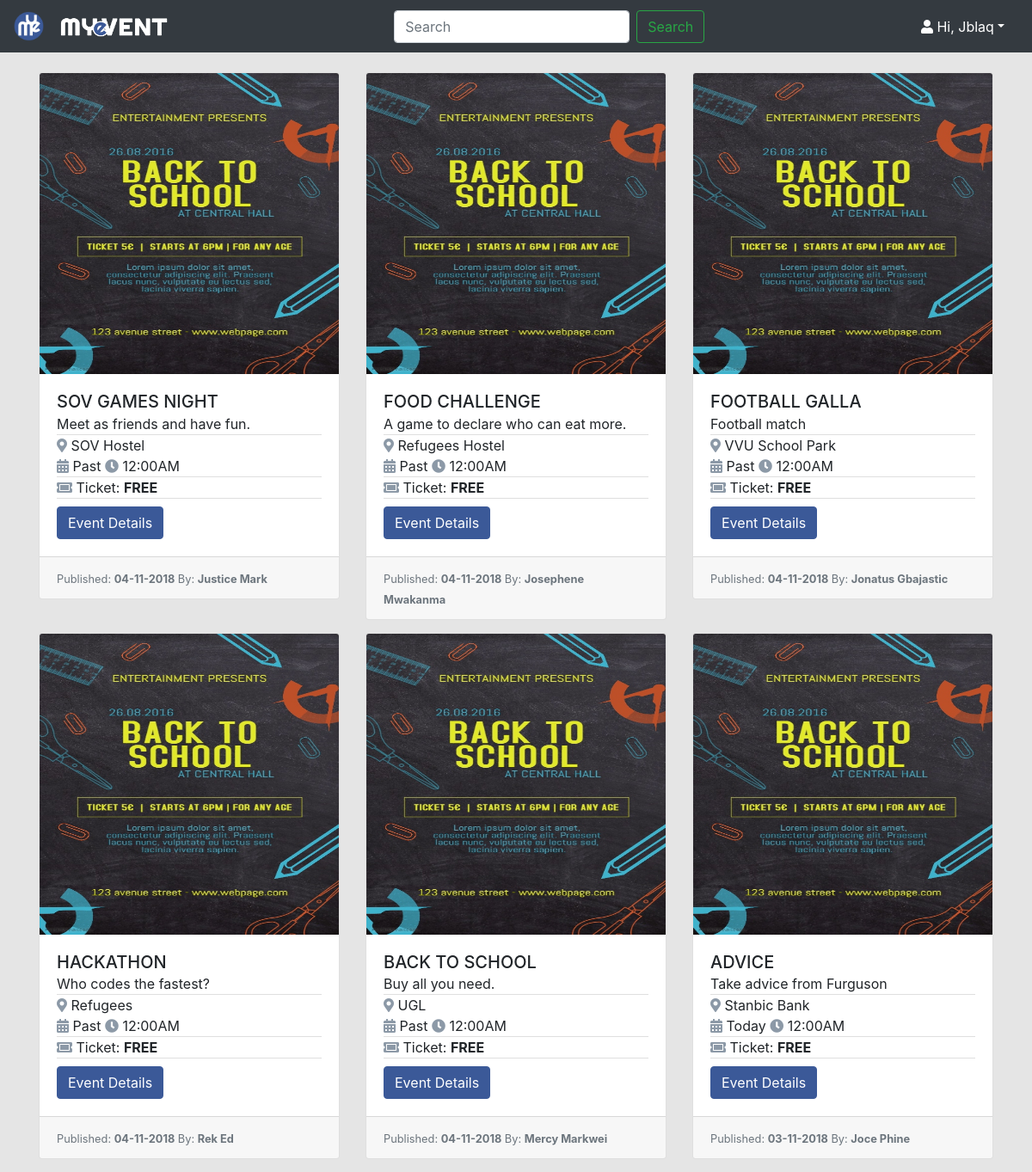
The app's page /profile/profile.php (signed in) with its own data.
### tables this page shows
CREATE TABLE IF NOT EXISTS `users` (
  `uid` int(11) NOT NULL AUTO_INCREMENT,
  `fname` varchar(255) NOT NULL,
  `lname` varchar(255) NOT NULL,
  `email` varchar(255) NOT NULL,
  `username` varchar(255) NOT NULL,
  `password` varchar(255) NOT NULL,
  `gender` enum('f','m') NOT NULL,
  `registration_date` datetime NOT NULL DEFAULT CURRENT_TIMESTAMP ON UPDATE CURRENT_TIMESTAMP,
  PRIMARY KEY (`uid`),
  UNIQUE KEY `email` (`email`,`username`)
);

CREATE TABLE IF NOT EXISTS `events` (
  `eid` int(11) NOT NULL AUTO_INCREMENT,
  `uid` int(11) NOT NULL,
  `ename` varchar(255) NOT NULL,
  `about` varchar(255) NOT NULL,
  `image` varchar(255) NOT NULL,
  `video` varchar(255) NOT NULL,
  `location` varchar(255) NOT NULL,
  `date` datetime NOT NULL,
  `date_created` datetime NOT NULL DEFAULT CURRENT_TIMESTAMP ON UPDATE CURRENT_TIMESTAMP,
  PRIMARY KEY (`eid`),
  KEY `uid` (`uid`)
);

### authentication/session.php (the view, shortened to what this page needs)
<?php
include '../config/connection.php';
$session_id=$_SESSION['uid'];
$ses_sql=mysqli_query($conn, "SELECT username FROM users WHERE uid='$session_id'");
$row = mysqli_fetch_assoc($ses_sql);
$login_session =$row['username'];
	$cdate = '';
$event_sql=mysqli_query($conn, "SELECT * FROM events ORDER BY date_created DESC");
$list = '';
while ($erow = mysqli_fetch_assoc($event_sql)) {
	$uid =  $erow['uid'];
	$ename =  $erow['ename'];
	$about = $erow['about'];
	$location =  $erow['location'];
	$date =  $erow['date'];
	$date_create =  $erow['date_created'];
	$ticket = "FREE";
	if (date("y-m-d")==date("y-m-d", strtotime($date_create))) {
		$cdate= "Today";
			} else{
				$cdate= date("d-m-Y", strtotime($date_create));
			}
	if (date("y-m-d")==date("y-m-d", strtotime($date))) {
		$date= "Today";
			} elseif (date("y-m-d")>date("y-m-d", strtotime($date))) {
				$date= "Past";
			} elseif (date("y-m-d")<date("y-m-d", strtotime($date))){
				$date= date("d-m-Y", strtotime($date));
			}
	$name_sql=mysqli_query($conn, "SELECT fname, lname FROM users WHERE uid = '$uid'");
	$nrow = mysqli_fetch_assoc($name_sql);
	$event_creator = $nrow['fname']." ".$nrow['lname'];
	$list .= '<div class="col-lg-4" style="margin-bottom: 15px;">
		    	<div class="card">
				    <img class="card-img-top" src="../img/event1.jpg" alt="Card image cap" style="height: 350px;">
					  <div class="card-body">
				      <h5 class="card-title" style="margin-bottom: 0.1rem;">'.strtoupper($ename).'</h5>
				      <p class="card-text" style="margin-bottom: 0rem;">'.ucfirst($about).'</p>
				      <ul class="list-group list-group-flush">
					    <li class="list-group-item" style="padding: -0.25rem 1.25rem;">
					    	<i class="fa fa-map-marker-alt iconcolors"> </i> ' .ucwords($location).'
					    	<br>
					    	<i class="fa fa-calendar-alt iconcolors"></i> '.$date. '  <i class="fa fa-clock iconcolors"></i> '.date("h:iA",strtotime($date)).'
					    </li>
					    <li class="list-group-item"><i class="fa fa-ticket-alt iconcolors"></i> Ticket: <b> '.strtoupper($ticket).'</b></li>
					  </ul> <br>
				      <a href="#" class="btn btn-primary">Event Details</a>
				    </div>
				    <div class="card-footer">
				      <small class="text-muted">Published: <b> '.$cdate.'</b>  By: <b>'.ucwords($event_creator).'</b></small>
				    </div>
				  </div>
		    </div>';
}
?>

### profile/profile.php (shortened to what this page needs)
<?php
include('../authentication/session.php');
?>
<!DOCTYPE html>
<html>
<head>
	<link rel="stylesheet" type="text/css" href="../fontawesome/css/all.min.css">
	<link rel="stylesheet" type="text/css" href="../css/bootstrap-grid.min.css">
 	<link rel="stylesheet" type="text/css" href="../css/bootstrap.css">
	<link rel="stylesheet" type="text/css" href="../css/main.css">
</head>
<body style="padding-top: 60px; ">
	<nav class="navbar navbar-dark bg-dark sticky">
	  <a class="navbar-brand" href="#">
	  	<img src="../img/logo min.png" width="35" height="35" alt="">
	    <img src="../img/logowhite.png" width="150" height="30" alt="">
	  </a>
	<form class="form-inline">
    	<input class="form-control mr-sm-2" type="search" placeholder="Search" aria-label="Search">
    	<button class="btn btn-outline-success my-2 my-sm-0" type="submit">Search</button>
 	</form>
 	<div class="nav-item dropdown" >
	    <a style="color: white;" class="nav-link dropdown-toggle" data-toggle="dropdown" href="#" role="button" aria-haspopup="true" aria-expanded="false"><i class="fa fa-user"> </i> Hi, <?php echo ucwords($login_session); ?></a>
  	</div>
	</nav>
<br>
 <div class="container">
 		<div class="row">
 			<?php
			echo $list;
 			?>
	  	</div>
	</div>
</body>
</html>

### css/main.css (style rules this page uses)
.sticky { position: fixed; top: 0; width: 100%; z-index: 1; }
.iconcolors { color: #8c99a7; }

### records on screen
users: username "Jblaq"
events: ename "SOV GAMES NIGHT", about "Meet as friends and have fun.", location "SOV Hostel", date "Past", date "12:00AM", ticket "FREE", date_created "04-11-2018", uid.lname "Justice Mark"
events: ename "FOOD CHALLENGE", about "A game to declare who can eat more.", location "Refugees Hostel", date "Past", date "12:00AM", ticket "FREE", date_created "04-11-2018", uid.lname "Josephene Mwakanma"
events: ename "FOOTBALL GALLA", about "Football match", location "VVU School Park", date "Past", date "12:00AM", ticket "FREE", date_created "04-11-2018", uid.lname "Jonatus Gbajastic"
events: ename "HACKATHON", about "Who codes the fastest?", location "Refugees", date "Past", date "12:00AM", ticket "FREE", date_created "04-11-2018", uid.lname "Rek Ed"
events: ename "BACK TO SCHOOL", about "Buy all you need.", location "UGL", date "Past", date "12:00AM", ticket "FREE", date_created "04-11-2018", uid.lname "Mercy Markwei"
events: ename "ADVICE", about "Take advice from Furguson", location "Stanbic Bank", date "Today", date "12:00AM", ticket "FREE", date_created "03-11-2018", uid.lname "Joce Phine"
